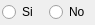
<?xml version="1.0" encoding="UTF-8"?>
<ui version="4.0">
 <class>WdgtSiNo</class>
 <widget class="QWidget" name="WdgtSiNo">
  <property name="geometry">
   <rect>
    <x>0</x>
    <y>0</y>
    <width>95</width>
    <height>25</height>
   </rect>
  </property>
  <property name="windowTitle">
   <string>Form</string>
  </property>
  <layout class="QHBoxLayout" name="horizontalLayout">
   <property name="spacing">
    <number>2</number>
   </property>
   <property name="leftMargin">
    <number>2</number>
   </property>
   <property name="topMargin">
    <number>2</number>
   </property>
   <property name="rightMargin">
    <number>2</number>
   </property>
   <property name="bottomMargin">
    <number>2</number>
   </property>
   <item>
    <widget class="QRadioButton" name="radioSi">
     <property name="text">
      <string>Si</string>
     </property>
    </widget>
   </item>
   <item>
    <widget class="QRadioButton" name="radioNo">
     <property name="text">
      <string>No</string>
     </property>
    </widget>
   </item>
  </layout>
 </widget>
 <resources/>
 <connections/>
</ui>
